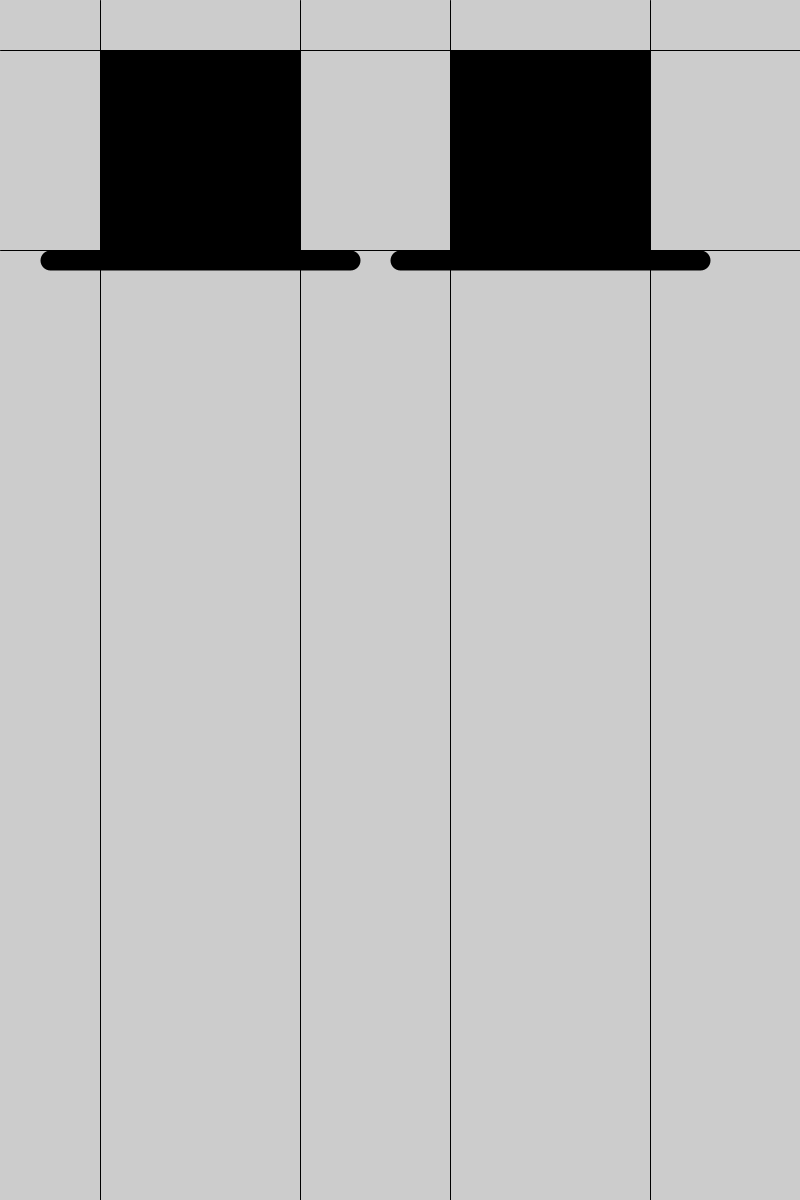
Frame 1 (no input)
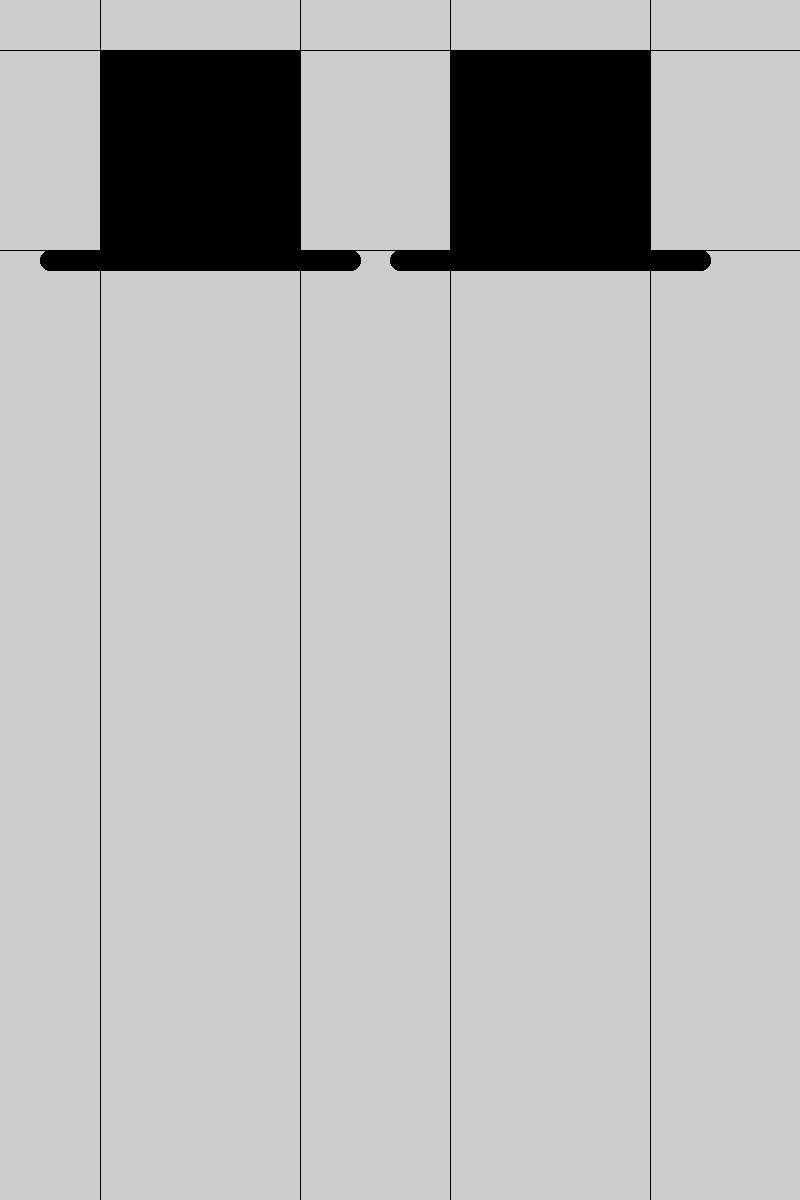
Frame 60 (the mouse pressed at the canvas centre just before this capture)
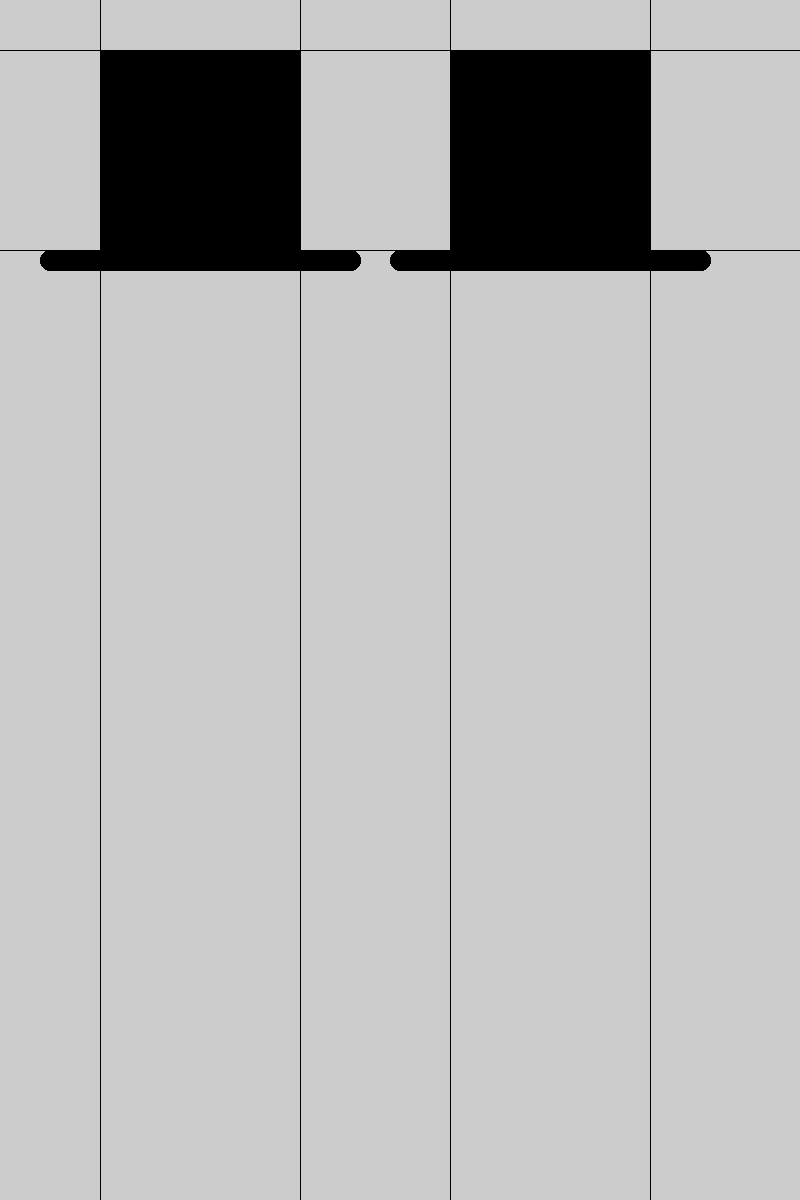
Frame 120 (the mouse held since frame 60 and released just before this capture)

The Processing sketch that drew these frames (run headless with seeded random() and noise(); from frame 60 on, the mouse is pressed at the canvas centre):

// Processing sketch: AnsigtV2
// ── AnsigtV2.pde
void setup() {
  size(800, 1200);
}
void draw() {
  ///face();
  //eyes();
  //nose();
  //mouth();
  hat(100,50);
  hat(450,50);
  //lines();
  line(100,0,100,height);
  line(300,0,300,height);
  line(450,0,450,height);
  line(650,0,650,height);
  line(0,50,width,50);
  line(0,250,width,250);
}


void face() {
  circle(width/2, 350, 350);
}

void eyes() {
  square(220, 250, 70);
  square(110, 250, 70);
}

void nose() {
  circle(width/2, 350, 130);
}

void mouth() {
  arc(200, 425, 150, 150, 0, PI, CHORD);
}

void hat(float x, float y) {
  fill(0);
  square(x, y, 200);
  fill(250);
  strokeWeight(20);
  line(x-50, y+210, x+250, y+210);
  
  // husk du skal rydde op efter dig!!! 
  strokeWeight(1);

}

void lines() {
  strokeWeight(1);
  line(width/2, 0, width/2, height);
  line(0, 350, width, 350);
}
